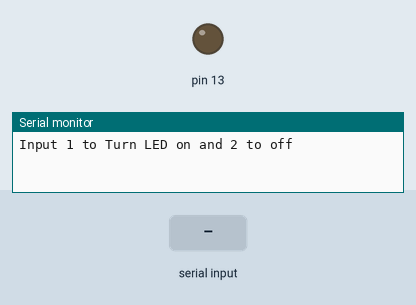
Recording of a sketch running on a simulated Arduino Uno, built with avr-gcc and run on an emulated ATmega328P. Parts: output pins drawn as LEDs (lit = HIGH), the last lines printed to the serial monitor. The test bench sets the inputs (shaded band).

Above: at 1.2 s.
1.3 s: "1\n" received over Serial
At 2.2 s:
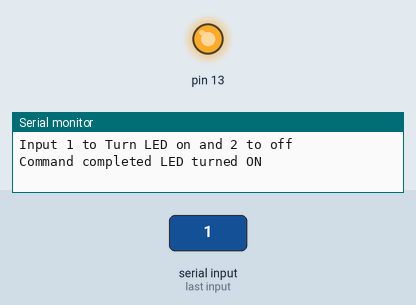
2.8 s: "2\n" received over Serial
At 3.3 s:
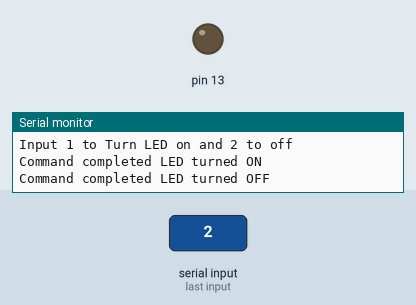
Timing chart, 0 to 5.8 s (numbered marks = the images above; inputs shaded):
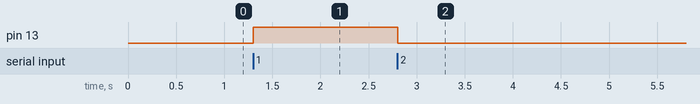

The sketch:

EVENT_HORIZON_0001.ino
```cpp
/*Hi.
 *
 *
 * Fuck you, get out of my code.
 *
 * If you've found this, then you should know how to do this shit
 * without me teaching you.
 *
 * This is for Alexander Hudspeth so that he can work on this
 * project and maybe make progress.
 *
 * save often, keep good
 * notes. These are those notes.
 *
 * 1. My goal is to blink an LED (then a relay, connected to
 * an LED pool light), and blink that LED from a app or website.
 *
 * I need to reproduce the following sequence of "on" and "off"
 * triggers: This pattern is from the Jandy WaterColor RGBW
 * swimming pool light.
 *
 * Below is transcribed directly from:
 *
 * ----Jandy Watercolors Installation and Operation Manual
 *
 * Section 6. Jandy Pro Series
 *            WaterColors RGBW
 *            LED Light Operating
 *            Instructions
 *
 * 6.1. To Operate the Light and Change
 *      Colors
 *
 * turn the light ON. The FIRST time the light is turned on,
 * the color sequence begins with the Alpine White. To
 * change the color, turn the light OFF and the ON within
 * three (3) seconds.  Continue turning OFF and ON until
 * the desired light color mode is reached. See Table 1 for
 * the color mode sequence.
 *
 * Table 1. Jandy Pro Series WaterColors Lights
 *          Sequence
 *   ______________________________________
 *  |Sequence Order|  Color Modes          |
 *  |______________|_______________________|
 *  |        1     |Alpine White           |
 *  |        2     |Sky Blue               |
 *  |        3     |Cobalt Blue            |
 *  |        4     |Caribbean Blue         |
 *  |        5     |Spring Green           |
 *  |        6     |Emerald Green          |
 *  |        7     |Emerald Rose           |
 *  |        8     |Magenta                |
 *  |        9     |Violet                 |
 *  |       10     |Slow Color Splash      |
 *  |       11     |Fast Color Splash      |
 *  |       12     |America the Beautiful  |
 *  |       13     |Fat Tuesday            |
 *  |       14     |Disco Tech             |
 *  |______________|_______________________|
 *
 * When the light is turned OFF for more than seven (7)
 * seconds, it will remain in the color set that is currently
 * active. When the light is turned back ON, the light will
 * be on the same color set.
 *
 * 6.2 To Reset to the Beginning of the Color
 *     Sequence
 * Turn the light OFF, wait four (4) to five (5) seconds, then
 * turn ON, the light will return to the  beginning of the color
 * cycle (Alpine White).
 * |
 * |
 * |
 * |
 * |
 * |
 * That's a LOT of data!
 *
 * The sketch below will turn an LED ON and OFF if I enter "1" or "2"
 * in the serial monitor. So, it SORT of works, if I want frantically
 * enter ones and twos in a serial monitor to change my pool lights.
 * So, no, it doesn't work, but it does SOMETHING, which is a start,
 * I guess.
 *
 *
 *
 *
 */
 void setup()
{
  pinMode(13, OUTPUT);
  Serial.begin(9600);
  while (!Serial);
  Serial.println("Input 1 to Turn LED on and 2 to off");
}

void loop()
{
  if (Serial.available())
  {
    int state = Serial.parseInt();
    if (state == 1)
    {
     digitalWrite(13, HIGH);
     Serial.println("Command completed LED turned ON");
    }
    if (state == 2)
    {
     digitalWrite(13, LOW);
     Serial.println("Command completed LED turned OFF");
    }
  }
}

/*
 *
 */
```

Measured:
- after the input at 1.3 s, pin 13: LOW → HIGH at once
- after the input at 2.8 s, pin 13: HIGH → LOW at once
